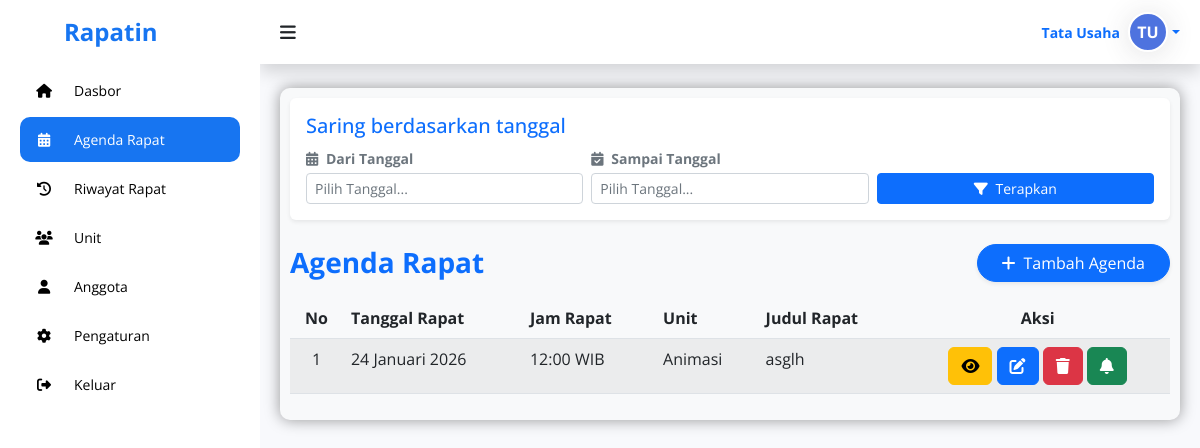
/admin/agenda.php (signed in), run on the app's committed database.
### tables this page shows
CREATE TABLE `users` (
  `id_user` int NOT NULL,
  `nim` varchar(20) NOT NULL,
  `nama_lengkap` varchar(255) NOT NULL,
  `email` varchar(255) NOT NULL,
  `password` varchar(255) NOT NULL,
  `role` enum('Ketua','Peserta','Admin') NOT NULL,
  `unit_id` int DEFAULT NULL,
  `profile_pic` varchar(255) DEFAULT NULL
);

CREATE TABLE `agenda_rapat` (
  `id_rapat` int NOT NULL,
  `tanggal_rapat` date NOT NULL,
  `jam_rapat` time NOT NULL,
  `judul_rapat` varchar(255) NOT NULL,
  `ruang_rapat` varchar(100) DEFAULT NULL,
  `keterangan` text,
  `notulen_file` varchar(255) DEFAULT NULL,
  `id_unit` int NOT NULL,
  `id_pembuat` int NOT NULL,
  `status` enum('aktif','dibatalkan') DEFAULT 'aktif'
);

CREATE TABLE `unit` (
  `id_unit` int NOT NULL,
  `nama_unit` varchar(255) NOT NULL
);

### admin/agenda.php (the view, shortened to what this page needs)
<?php
include("../php/koneksi.php");
function tgl_indo($tanggal){
    try {
        $bulan = array (
            1 => 'Januari', 'Februari', 'Maret', 'April', 'Mei', 'Juni',
            'Juli', 'Agustus', 'September', 'Oktober', 'November', 'Desember'
        );
        $pecahkan = explode('-', $tanggal);
        $bulan_num = (int)$pecahkan[1];
        return $pecahkan[2] . ' ' . $bulan[$bulan_num] . ' ' . $pecahkan[0];
    } catch (Exception $e) {
        return $tanggal;
    }
}
$id_user_login = $_SESSION['id_user'];
$sql_user_info = "SELECT nama_lengkap, profile_pic FROM users WHERE id_user = '$id_user_login'";
$q_user_info = mysqli_query($koneksi, $sql_user_info);
$d_user_info = mysqli_fetch_assoc($q_user_info);
$nama_user = $d_user_info['nama_lengkap'] ?? "Admin";
$foto_db   = $d_user_info['profile_pic'] ?? null;
$tampilkan_foto = false;
$words = explode(" ", $nama_user);
$initials = "";
if (count($words) >= 1) {
    $initials .= strtoupper(substr($words[0], 0, 1));
    if (count($words) > 1) {
        $initials .= strtoupper(substr(end($words), 0, 1));
    }
} else {
    $initials = "AD";
}
$list_rapat = [];
$tgl_awal  = isset($_POST['tgl_awal']) ? $_POST['tgl_awal'] : null;
$tgl_akhir = isset($_POST['tgl_akhir']) ? $_POST['tgl_akhir'] : null;
$sql_read = "SELECT
                r.*,
                o.nama_unit,
                u.nama_lengkap as nama_pembuat
             FROM agenda_rapat r
             JOIN unit o ON r.id_unit = o.id_unit
             JOIN users u ON r.id_pembuat = u.id_user
             WHERE r.status = 'aktif'";
$sql_read .= " AND CONCAT(r.tanggal_rapat, ' ', r.jam_rapat) > NOW()";
$sql_read .= " ORDER BY r.tanggal_rapat ASC, r.jam_rapat ASC";
$q_read = mysqli_query($koneksi, $sql_read);
while ($r_read = mysqli_fetch_assoc($q_read)) {
    $list_rapat[] = $r_read;
}
?>
<!DOCTYPE html>
<html lang="en">
<head>
	<link rel="stylesheet" href="https://cdn.jsdelivr.net/npm/flatpickr/dist/flatpickr.min.css">
	<link rel="stylesheet" href="https://cdnjs.cloudflare.com/ajax/libs/font-awesome/6.4.0/css/all.min.css">
	<link rel="stylesheet" href="https://cdn.jsdelivr.net/npm/bootstrap@5.2.3/dist/css/bootstrap.min.css">
	<link rel="stylesheet" href="https://cdn.datatables.net/2.3.4/css/dataTables.bootstrap5.css">
	<link rel="stylesheet" href="https://cdn.datatables.net/responsive/2.3.4/css/responsive.bootstrap5.min.css">
	<link rel="stylesheet" href="https://cdn.jsdelivr.net/npm/select2@4.1.0-rc.0/dist/css/select2.min.css" />
	<link rel="stylesheet" href="https://cdn.jsdelivr.net/npm/select2-bootstrap-5-theme@1.3.0/dist/select2-bootstrap-5-theme.min.css" />
	<link rel="stylesheet" href="https://cdn.jsdelivr.net/npm/select2-bootstrap-5-theme@1.3.0/dist/select2-bootstrap-5-theme.rtl.min.css" />
	<link rel="stylesheet" href="https://unpkg.com/aos@next/dist/aos.css" />
	<link rel="stylesheet" href="../assets/admin.css">
</head>
<body>
	<section id="sidebar">
		<a href="../index.html" data-aos="fade-down" class="logo ps-3"><i class='ps-5'></i> Rapatin</a>
		<ul class="side-menu" data-aos="fade-right">
			<li><a href="dashboard.php"><i class="fa-solid fa-home icon"></i> Dasbor</a></li>
			<li><a href="agenda.php" class="active"><i class="fa-solid fa-calendar-days icon"></i> Agenda Rapat</a></li>
			<li><a href="riwayat.php"><i class="fa-solid fa-clock-rotate-left icon"></i> Riwayat Rapat</a></li>
			<li><a href="unit.php"><i class="fa-solid fa-users icon"></i> Unit</a></li>
			<li><a href="manage_user.php"><i class="fa-solid fa-user icon"></i> Anggota</a></li>
			<li><a href="pengaturan.php"><i class="fa-solid fa-gear icon"></i> Pengaturan</a></li>
			<li><a href="logout.php"><i class="fa-solid fa-right-from-bracket icon"></i> Keluar</a></li>
		</ul>
	</section>
	<section id="content">
		<nav class="atas mb-4 shadow">
            <i data-aos="fade-right" class='fa-solid fa-bars toggle-sidebar'></i>
            <div class="d-flex align-items-center" data-aos="fade-left">
                <div class="dropdown">
                    <a href="#" class="d-flex align-items-center text-decoration-none dropdown-toggle hide-arrow" id="profileDropdown" data-bs-toggle="dropdown" aria-expanded="false">
                        <span class="me-2 d-none d-lg-inline text-gray-600 small fw-bold">
                            <?php echo $nama_user; ?>
                        </span>
                        <?php if ($tampilkan_foto): ?>
                            <img src="../assets/img/profile/<?= $foto_db; ?>"
                                 alt="Profile"
                                 class="rounded-circle object-fit-cover shadow-sm"
                                 style="width: 40px; height: 40px;">
                        <?php else: ?>
                            <div class="img-profile-initials">
                                <?php echo $initials; ?>
                            </div>
                        <?php endif; ?>
                    </a>
                </div>
            </div>
        </nav>
		<main>
			<div data-aos="fade-down" class="rapat bg-light">
				<div class="card border-0 shadow-sm mb-4">
    			    <div class="card-body p-3">
						<h5 class="text-primary">Saring berdasarkan tanggal</h5>
    			        <form action="" method="POST">
    			            <div class="row align-items-end g-2">
    			                <div class="col-md-4">
								    <label class="form-label small fw-bold text-muted mb-1"><i class="fa-solid fa-calendar-days me-1"></i> Dari Tanggal</label>
								    <input type="text" name="tgl_awal" class="form-control form-control-sm input-tanggal" value="<?php echo $tgl_awal; ?>" placeholder="Pilih Tanggal..." autocomplete="off">
								</div>
								<div class="col-md-4">
								    <label class="form-label small fw-bold text-muted mb-1"><i class="fa-solid fa-calendar-check me-1"></i> Sampai Tanggal</label>
								    <input type="text" name="tgl_akhir" class="form-control form-control-sm input-tanggal" value="<?php echo $tgl_akhir; ?>" placeholder="Pilih Tanggal..." autocomplete="off">
								</div>
    			                <div class="col-md-4 d-flex gap-2">
    			                    <button type="submit" class="btn btn-primary btn-sm flex-grow-1">
    			                        <i class="fa-solid fa-filter me-1"></i> Terapkan
    			                    </button>
    			                </div>
    			            </div>
    			        </form>
    			    </div>
    			</div>
				<div class="d-flex justify-content-between align-items-center mb-3 page-header-mobile">
				    <h2 class="text-primary fw-bold m-0 fs-3">Agenda Rapat</h2>
				    <button type="button" class="btn btn-primary shadow-sm rounded-pill px-4" data-bs-toggle="modal" data-bs-target="#exampleModal">
				        <i class="fa-solid fa-plus me-2"></i>Tambah Agenda
				    </button>
				</div>
				<table id="tabel-rapat" class="table table-striped table-hover nowrap" style="width:100%">
        			<thead>
        			    <tr>
        			        <th class="text-center">No</th>
        			        <th>Tanggal Rapat</th>
        			        <th>Jam Rapat</th>
        			        <th>Unit</th>
        			        <th>Judul Rapat</th>
        			        <th class="text-center">Aksi</th>
        			    </tr>
        			</thead>
        			<tbody>
    				    <?php $no = 1; foreach ($list_rapat as $rapat) : ?>
    				    <tr>
    				        <td class="text-center"><?php echo $no++; ?></td>
    				        <td><?php echo htmlspecialchars(tgl_indo($rapat['tanggal_rapat'])); ?></td>
    				        <td><?php echo htmlspecialchars(date('H:i', strtotime($rapat['jam_rapat'])) . ' WIB'); ?></td>
    				        <td><?php echo htmlspecialchars($rapat['nama_unit']); ?></td>
    				        <td><?php echo htmlspecialchars($rapat['judul_rapat']); ?></td>
    				        <td class="text-center">
    				            <button type="button" class="btn btn-warning aksi view-rapat-btn" data-bs-toggle="modal" data-bs-target="#viewModal" data-id="<?php echo $rapat['id_rapat']; ?>"><i class="fa-solid fa-eye"></i></button>
    				            <button type="button" class="btn btn-primary aksi"
								data-bs-toggle="modal"
								data-bs-target="#editModal"
								data-id="<?php echo $rapat['id_rapat']; ?>"
								data-tanggal="<?php echo $rapat['tanggal_rapat']; ?>"
    							data-jam="<?php echo $rapat['jam_rapat']; ?>"
								data-judul="<?php echo htmlspecialchars($rapat['judul_rapat']); ?>"
								data-ruangan="<?php echo htmlspecialchars($rapat['ruang_rapat']); ?>"
								data-keterangan="<?php echo htmlspecialchars($rapat['keterangan']); ?>"
								data-unitid="<?php echo $rapat['id_unit']; ?>"
								data-notulen="<?php echo htmlspecialchars($rapat['notulen_file']); ?>"
								<?php
    							    $peserta_arr_ids = [];
    							    $q_p = mysqli_query($koneksi, "SELECT id_user FROM peserta_rapat WHERE id_rapat = '{$rapat['id_rapat']}'");
    							    while ($r_p = mysqli_fetch_assoc($q_p)) {
    							        $peserta_arr_ids[] = $r_p['id_user'];
    							    }
    							    $peserta_json = json_encode($peserta_arr_ids);
    							?>
    							data-peserta='<?php echo htmlspecialchars($peserta_json, ENT_QUOTES, 'UTF-8'); ?>'
								>
								<i class="fa-solid fa-pen-to-square"></i></button>
    				            <button type="button" class="btn btn-danger aksi" data-bs-toggle="modal" data-bs-target="#deletemodal" data-id="<?php echo $rapat['id_rapat']; ?>"><i class="fa-solid fa-trash"></i></i></button>
    				            <button type="button" class="btn btn-success aksi" data-bs-toggle="modal" data-bs-target="#notifmodal" data-id="<?php echo $rapat['id_rapat']; ?>"><i class="fa-solid fa-bell"></i></i></button>
    				        </td>
    				    </tr>
    				    <?php endforeach; ?>
    				</tbody>
    			</table>
			</div>
		</main>
	</section>
</body>
</html>

### assets/admin.css (style rules this page uses)
* { font-family: 'Open Sans', sans-serif; margin: 0; padding: 0; box-sizing: border-box; }
:root { --abu: #f8f9fc; --putih: #fff; --hitam: #000; --biru: #1775F1; --merah: #b23b3b; }
html { overflow-x: hidden; }
body { background: var(--abu); overflow-x: hidden; }
main { width: 100%; padding: 84px 20px 20px 20px; }
a { text-decoration: none; }
li { list-style: none; }
#sidebar { position: fixed; max-width: 260px; width: 100%; background: var(--putih); top: 0; left: 0; height: 100%; overflow-y: auto; scrollbar-width: none; transition: all .3s ease; z-index: 1002; }
#sidebar .logo { font-size: 24px; display: flex; align-items: center; height: 64px; font-weight: 700; color: var(--biru); position: sticky; top: 0; left: 0; z-index: 100; background: var(--putih); transition: all .3s ease; padding: 0 6px; }
#sidebar .icon { min-width: 48px; display: flex; justify-content: center; align-items: center; margin-right: 6px; }
#sidebar .side-menu { padding: 0 20px; transition: all .3s ease; }
#sidebar .side-menu a { display: flex; align-items: center; font-size: 14px; color: var(--hitam); padding: 12px 16px 12px 0; transition: all .3s ease; border-radius: 10px; margin: 4px 0; white-space: nowrap; }
#sidebar .side-menu > li > a.active, #sidebar .side-menu > li > a.active:hover { background: var(--biru); color: var(--putih); }
#content { position: relative; width: calc(100% - 260px); left: 260px; transition: all .3s ease; padding-top: 64px; }
.img-profile-initials { width: 40px; height: 40px; background-color: #4e73df; color: white; border-radius: 50%; display: flex; align-items: center; justify-content: center; font-weight: bold; font-size: 16px; border: 2px solid #fff; box-shadow: 0 0.15rem 1.75rem 0 rgba(58, 59, 69, 0.15); }
nav.atas { display: flex; justify-content: space-between; align-items: center; }
.atas { background: var(--putih); height: 64px; padding: 0 20px; display: flex; align-items: center; grid-gap: 28px; position: fixed; top: 0; right: 0; width: calc(100% - 260px); z-index: 1000; transition: all .3s ease; }
nav .toggle-sidebar { font-size: 18px; cursor: pointer; position: relative; z-index: 1001; }
main { width: 100%; padding: 24px 20px 20px 20px; }
main .rapat { box-shadow: 0 0 15px 0 rgba(0, 0, 0, 0.4); border-radius: 10px; padding: 10px; }

### data on the page
users: nama_lengkap "Tata Usaha", nama_lengkap "TU"
agenda_rapat: tanggal_rapat "24 Januari 2026", jam_rapat "12:00 WIB", id_unit.nama_unit "Animasi", judul_rapat "asglh"
